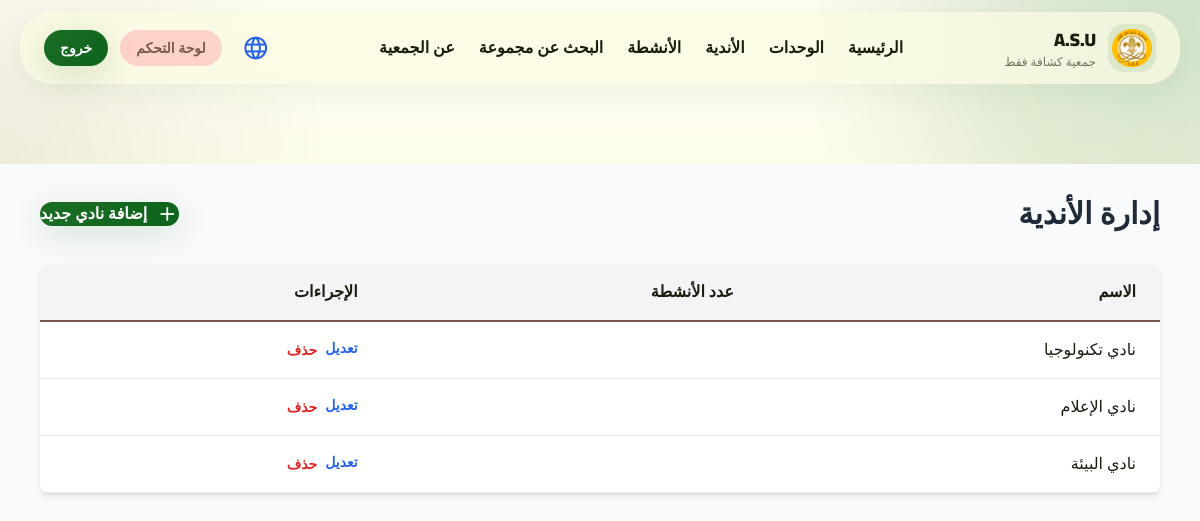
/admin/clubs (signed in), run on the app's committed database.
### models.py (models this page shows, shortened)
class Club(db.Model):
    __tablename__ = 'clubs'
    id = db.Column(db.String(36), primary_key=True, default=lambda: str(uuid.uuid4()))
    name_ar = db.Column(db.String(120), nullable=False)
    name_en = db.Column(db.String(120), nullable=False)
    name_fr = db.Column(db.String(120), nullable=False)
    name_es = db.Column(db.String(120), nullable=False)
    description_ar = db.Column(db.Text, nullable=False)
    description_en = db.Column(db.Text, nullable=False)
    description_fr = db.Column(db.Text, nullable=False)
    description_es = db.Column(db.Text, nullable=False)
    icon = db.Column(db.String(50), default='palette')
    image_url = db.Column(db.String(255))
    order = db.Column(db.Integer, default=0)
    activities = db.relationship('Activity', backref='club', lazy=True, cascade='all, delete-orphan')
    created_at = db.Column(db.DateTime, default=datetime.utcnow)
    updated_at = db.Column(db.DateTime, default=datetime.utcnow, onupdate=datetime.utcnow)

### app.py (the view)
@app.route('/admin/clubs')
@login_required
@admin_required
def admin_clubs():
    clubs = Club.query.order_by(Club.order).all()
    return render_template('admin/clubs.html', clubs=clubs)

### app.py (called while the page is built)
def get_locale():
    supported = app.config['BABEL_SUPPORTED_LOCALES']
    lang = request.args.get('lang')
    if lang in supported:
        return lang
    lang = session.get('lang')
    if lang in supported:
        return lang
    return request.accept_languages.best_match(supported) or app.config['BABEL_DEFAULT_LOCALE']

@app.before_request
def persist_requested_locale():
    lang = request.args.get('lang')
    if lang in app.config['BABEL_SUPPORTED_LOCALES']:
        session['lang'] = lang

@app.context_processor
def inject_locale():
    return {
        'get_locale': get_locale,
        'translate_field': get_translated_field,
        'current_lang': get_locale(),
        'supported_langs': app.config['BABEL_SUPPORTED_LOCALES']
    }

@login_manager.user_loader
def load_user(user_id):
    return User.query.get(user_id)

def admin_required(f):
    @wraps(f)
    def decorated_function(*args, **kwargs):
        if not current_user.is_authenticated or current_user.role != 'admin':
            flash('غير مصرح لك بالوصول إلى هذه الصفحة', 'error')
            abort(403)
        return f(*args, **kwargs)
    return decorated_function

### templates/admin/clubs.html (shortened to what this page needs)
{% extends "base.html" %}
{% block content %}
<div class="min-h-screen bg-gray-50">
    <div class="max-w-6xl mx-auto px-4 py-8">
        <div class="flex justify-between items-center mb-8">
            <h1 class="text-3xl font-black text-gray-800">إدارة الأندية</h1>
            <a href="{{ url_for('admin_create_club') }}" class="btn-primary flex items-center gap-2">
                <span class="material-symbols-outlined">add</span>
                إضافة نادي جديد
            </a>
        </div>
        <div class="bg-white rounded-lg shadow-md overflow-hidden">
            <table class="w-full">
                <thead class="bg-gray-100 border-b-2 border-secondary">
                    <tr>
                        <th class="px-6 py-4 text-right font-bold">الاسم</th>
                        <th class="px-6 py-4 text-right font-bold">عدد الأنشطة</th>
                        <th class="px-6 py-4 text-right font-bold">الإجراءات</th>
                    </tr>
                </thead>
                <tbody>
                    {% for club in clubs %}
                    <tr class="border-b hover:bg-gray-50">
                        <td class="px-6 py-4">{{ club.name_ar }}</td>
                        <td class="px-6 py-4">{{ club.activity_count }}</td>
                        <td class="px-6 py-4 flex gap-2">
                            <a href="{{ url_for('admin_edit_club', club_id=club.id) }}"
                                class="text-blue-600 hover:text-blue-800 font-bold text-sm">تعديل</a>
                            <form method="POST" action="{{ url_for('admin_delete_club', club_id=club.id) }}"
                                style="display:inline" onsubmit="return confirm('هل تريد حذف هذا النادي؟')">
                                <button type="submit"
                                    class="text-red-600 hover:text-red-800 font-bold text-sm">حذف</button>
                            </form>
                        </td>
                    </tr>
                    {% endfor %}
                </tbody>
            </table>
        </div>
    </div>
</div>
{% endblock %}

### static/css/styles.css (style rules this page uses)
body { font-family: 'Cairo', sans-serif; }
.btn-primary { background-color: #ffcc33; color: #2c160e; }

### templates/base.html (style rules this page uses)
:root { --primary: #0d631b; --primary-container: #2e7d32; --secondary: #77574d; --surface: #fbfbe2; --surface-low: #f5f5dc; --surface-high: #f0efd3; --surface-highest: #fffef3; --on-surface: #1b1d0e; --ghost-border: rgba(191, 202, 186, 0.15); --glass: rgba(251, 251, 226, 0.72); --shadow-soft: 0 8px 32px rgba(13, 99, 27, 0.06); }
* { font-family: 'Almarai', 'Cairo', sans-serif; }
html { scroll-behavior: smooth; }
body { background: radial-gradient(circle at top right, rgba(46, 125, 50, 0.16), transparent 28%), radial-gradient(circle at left 20%, rgba(119, 87, 77, 0.10), transparent 24%), linear-gradient(180deg, #fffef3 0%, var(--surface) 42%, #f7f6df 100%); color: var(--on-surface); }
.material-symbols-outlined { font-variation-settings: 'FILL' 0, 'wght' 350, 'GRAD' 0, 'opsz' 24; }
.btn-primary, .btn-secondary { display: inline-flex; align-items: center; justify-content: center; gap: 0.5rem; border-radius: 9999px; font-weight: 800; transition: transform 0.22s ease, opacity 0.22s ease, box-shadow 0.22s ease; }
.btn-primary { background: linear-gradient(135deg, #1b6d24 0%, #0d631b 100%); color: white; box-shadow: 0 8px 32px rgba(13, 99, 27, 0.16); }

### data on the page
Club: name_ar "نادي تكنولوجيا"
Club: name_ar "نادي الإعلام"
Club: name_ar "نادي البيئة"

### other printed values
{{ text.brand_name }} "جمعية كشافة فقط"
{{ text.nav_home }} "الرئيسية"
{{ text.nav_units }} "الوحدات"
{{ text.nav_clubs }} "الأندية"
{{ text.nav_activities }} "الأنشطة"
{{ text.nav_find_group }} "البحث عن مجموعة"
{{ text.nav_about }} "عن الجمعية"
{{ text.dashboard }} "لوحة التحكم"
{{ text.logout }} "خروج"
